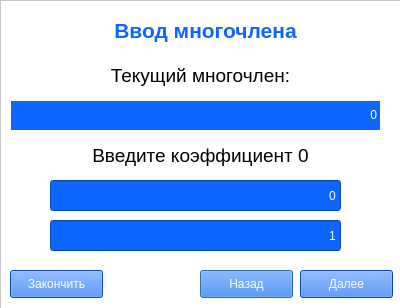
<?xml version="1.0" encoding="UTF-8"?>
<ui version="4.0">
 <class>Polinomial_Input</class>
 <widget class="QDialog" name="Polinomial_Input">
  <property name="geometry">
   <rect>
    <x>0</x>
    <y>0</y>
    <width>400</width>
    <height>308</height>
   </rect>
  </property>
  <property name="windowTitle">
   <string>Dialog</string>
  </property>
  <widget class="QFrame" name="PModulesWindowInput">
   <property name="geometry">
    <rect>
     <x>0</x>
     <y>0</y>
     <width>401</width>
     <height>311</height>
    </rect>
   </property>
   <property name="font">
    <font>
     <pointsize>10</pointsize>
    </font>
   </property>
   <property name="styleSheet">
    <string notr="true">background-color: white</string>
   </property>
   <property name="frameShape">
    <enum>QFrame::StyledPanel</enum>
   </property>
   <property name="frameShadow">
    <enum>QFrame::Raised</enum>
   </property>
   <widget class="QLabel" name="label_3">
    <property name="geometry">
     <rect>
      <x>10</x>
      <y>10</y>
      <width>391</width>
      <height>41</height>
     </rect>
    </property>
    <property name="font">
     <font>
      <pointsize>16</pointsize>
      <weight>75</weight>
      <bold>true</bold>
     </font>
    </property>
    <property name="styleSheet">
     <string notr="true">color: #0D66FF</string>
    </property>
    <property name="text">
     <string>Ввод многочлена</string>
    </property>
    <property name="alignment">
     <set>Qt::AlignCenter</set>
    </property>
   </widget>
   <widget class="QLabel" name="label_2">
    <property name="geometry">
     <rect>
      <x>10</x>
      <y>60</y>
      <width>381</width>
      <height>31</height>
     </rect>
    </property>
    <property name="font">
     <font>
      <pointsize>14</pointsize>
     </font>
    </property>
    <property name="text">
     <string>Текущий многочлен:</string>
    </property>
    <property name="alignment">
     <set>Qt::AlignCenter</set>
    </property>
   </widget>
   <widget class="QLabel" name="result">
    <property name="geometry">
     <rect>
      <x>10</x>
      <y>100</y>
      <width>371</width>
      <height>31</height>
     </rect>
    </property>
    <property name="focusPolicy">
     <enum>Qt::WheelFocus</enum>
    </property>
    <property name="layoutDirection">
     <enum>Qt::LeftToRight</enum>
    </property>
    <property name="styleSheet">
     <string notr="true">color: white; background-color: #0D66FF;</string>
    </property>
    <property name="frameShape">
     <enum>QFrame::Box</enum>
    </property>
    <property name="text">
     <string>0</string>
    </property>
    <property name="alignment">
     <set>Qt::AlignRight|Qt::AlignTrailing|Qt::AlignVCenter</set>
    </property>
   </widget>
   <widget class="QLineEdit" name="line_qm">
    <property name="geometry">
     <rect>
      <x>50</x>
      <y>180</y>
      <width>291</width>
      <height>31</height>
     </rect>
    </property>
    <property name="styleSheet">
     <string notr="true">color: white; background-color: #0D66FF;</string>
    </property>
    <property name="text">
     <string>0</string>
    </property>
    <property name="alignment">
     <set>Qt::AlignRight|Qt::AlignTrailing|Qt::AlignVCenter</set>
    </property>
   </widget>
   <widget class="QLineEdit" name="line_qn">
    <property name="geometry">
     <rect>
      <x>50</x>
      <y>220</y>
      <width>291</width>
      <height>31</height>
     </rect>
    </property>
    <property name="styleSheet">
     <string notr="true">color: white; background-color: #0D66FF;</string>
    </property>
    <property name="text">
     <string>1</string>
    </property>
    <property name="alignment">
     <set>Qt::AlignRight|Qt::AlignTrailing|Qt::AlignVCenter</set>
    </property>
   </widget>
   <widget class="QLabel" name="index">
    <property name="geometry">
     <rect>
      <x>10</x>
      <y>140</y>
      <width>381</width>
      <height>31</height>
     </rect>
    </property>
    <property name="font">
     <font>
      <pointsize>14</pointsize>
     </font>
    </property>
    <property name="text">
     <string>Введите коэффициент 0</string>
    </property>
    <property name="alignment">
     <set>Qt::AlignCenter</set>
    </property>
   </widget>
   <widget class="QPushButton" name="pushButton_back">
    <property name="geometry">
     <rect>
      <x>200</x>
      <y>270</y>
      <width>93</width>
      <height>28</height>
     </rect>
    </property>
    <property name="styleSheet">
     <string notr="true">color: white; background-color: #0D66FF;</string>
    </property>
    <property name="text">
     <string>Назад</string>
    </property>
   </widget>
   <widget class="QPushButton" name="pushButton_forward">
    <property name="geometry">
     <rect>
      <x>300</x>
      <y>270</y>
      <width>93</width>
      <height>28</height>
     </rect>
    </property>
    <property name="styleSheet">
     <string notr="true">color: white; background-color: #0D66FF;</string>
    </property>
    <property name="text">
     <string>Далее</string>
    </property>
   </widget>
   <widget class="QPushButton" name="pushButton_finish">
    <property name="geometry">
     <rect>
      <x>10</x>
      <y>270</y>
      <width>93</width>
      <height>28</height>
     </rect>
    </property>
    <property name="styleSheet">
     <string notr="true">color: white; background-color: #0D66FF;</string>
    </property>
    <property name="text">
     <string>Закончить</string>
    </property>
   </widget>
  </widget>
 </widget>
 <resources/>
 <connections/>
</ui>
